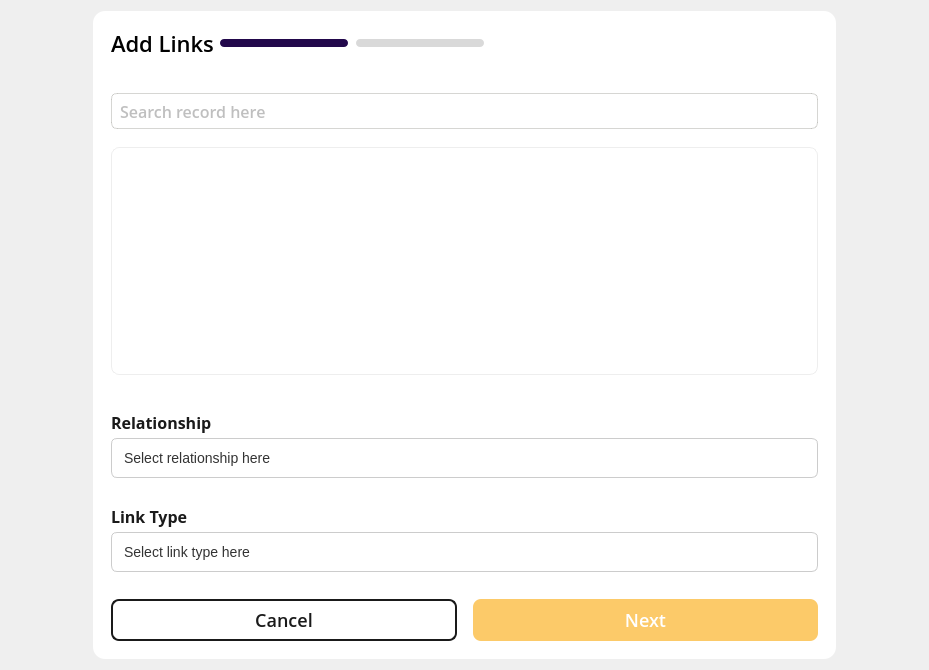
<?xml version="1.0" encoding="UTF-8"?>
<ui version="4.0">
 <class>RecordAddLinkDialog</class>
 <widget class="QDialog" name="RecordAddLinkDialog">
  <property name="geometry">
   <rect>
    <x>0</x>
    <y>0</y>
    <width>929</width>
    <height>666</height>
   </rect>
  </property>
  <property name="mouseTracking">
   <bool>true</bool>
  </property>
  <property name="windowTitle">
   <string>Dialog</string>
  </property>
  <layout class="QVBoxLayout" name="verticalLayout">
   <item alignment="Qt::AlignmentFlag::AlignHCenter|Qt::AlignmentFlag::AlignVCenter">
    <widget class="QWidget" name="dialogContainer" native="true">
     <property name="minimumSize">
      <size>
       <width>743</width>
       <height>0</height>
      </size>
     </property>
     <property name="maximumSize">
      <size>
       <width>776</width>
       <height>800</height>
      </size>
     </property>
     <property name="styleSheet">
      <string notr="true">#dialogContainer {
	border-radius: 12px;
	background-color: white;
}</string>
     </property>
     <layout class="QVBoxLayout" name="verticalLayout_2">
      <property name="spacing">
       <number>0</number>
      </property>
      <property name="leftMargin">
       <number>0</number>
      </property>
      <property name="topMargin">
       <number>0</number>
      </property>
      <property name="rightMargin">
       <number>0</number>
      </property>
      <property name="bottomMargin">
       <number>18</number>
      </property>
      <item>
       <widget class="QWidget" name="headerRow" native="true">
        <property name="minimumSize">
         <size>
          <width>0</width>
          <height>64</height>
         </size>
        </property>
        <property name="maximumSize">
         <size>
          <width>16777215</width>
          <height>64</height>
         </size>
        </property>
        <layout class="QHBoxLayout" name="horizontalLayout_3">
         <property name="leftMargin">
          <number>18</number>
         </property>
         <property name="rightMargin">
          <number>18</number>
         </property>
         <item>
          <widget class="QLabel" name="dialogTitle">
           <property name="styleSheet">
            <string notr="true">color: black;
font-family: Open Sans;
font-weight: 500;
font-size: 22px;
line-height: 30px;
letter-spacing: 0%;
</string>
           </property>
           <property name="text">
            <string>Add Links</string>
           </property>
          </widget>
         </item>
         <item>
          <widget class="QWidget" name="stepsGroup" native="true">
           <property name="styleSheet">
            <string notr="true">QPushButton {
	border-radius: 4px;
	background-color: #D9D9D9;
}

QPushButton:checked {
	border-radius: 4px;
	background-color: #22084B;
}</string>
           </property>
           <layout class="QHBoxLayout" name="horizontalLayout_2">
            <property name="spacing">
             <number>8</number>
            </property>
            <property name="leftMargin">
             <number>0</number>
            </property>
            <property name="topMargin">
             <number>0</number>
            </property>
            <property name="rightMargin">
             <number>0</number>
            </property>
            <property name="bottomMargin">
             <number>0</number>
            </property>
            <item>
             <widget class="QPushButton" name="step1Check">
              <property name="minimumSize">
               <size>
                <width>128</width>
                <height>8</height>
               </size>
              </property>
              <property name="maximumSize">
               <size>
                <width>128</width>
                <height>8</height>
               </size>
              </property>
              <property name="text">
               <string/>
              </property>
              <property name="checkable">
               <bool>true</bool>
              </property>
              <property name="checked">
               <bool>true</bool>
              </property>
              <property name="flat">
               <bool>true</bool>
              </property>
             </widget>
            </item>
            <item>
             <widget class="QPushButton" name="step2Check">
              <property name="minimumSize">
               <size>
                <width>128</width>
                <height>8</height>
               </size>
              </property>
              <property name="maximumSize">
               <size>
                <width>128</width>
                <height>8</height>
               </size>
              </property>
              <property name="text">
               <string/>
              </property>
              <property name="checkable">
               <bool>true</bool>
              </property>
              <property name="checked">
               <bool>false</bool>
              </property>
              <property name="flat">
               <bool>true</bool>
              </property>
             </widget>
            </item>
           </layout>
          </widget>
         </item>
         <item>
          <spacer name="horizontalSpacer">
           <property name="orientation">
            <enum>Qt::Orientation::Horizontal</enum>
           </property>
           <property name="sizeHint" stdset="0">
            <size>
             <width>40</width>
             <height>20</height>
            </size>
           </property>
          </spacer>
         </item>
         <item>
          <widget class="QToolButton" name="closeButton">
           <property name="text">
            <string/>
           </property>
           <property name="icon">
            <iconset resource="../../../../Resources/Resources.qrc">
             <normaloff>:/images/Project/cross-icon.svg</normaloff>:/images/Project/cross-icon.svg</iconset>
           </property>
           <property name="iconSize">
            <size>
             <width>32</width>
             <height>32</height>
            </size>
           </property>
           <property name="autoRaise">
            <bool>true</bool>
           </property>
          </widget>
         </item>
        </layout>
       </widget>
      </item>
      <item>
       <widget class="QWidget" name="step1Group" native="true">
        <property name="minimumSize">
         <size>
          <width>0</width>
          <height>0</height>
         </size>
        </property>
        <property name="styleSheet">
         <string notr="true">#summaryGroup {
	background-color:transparent;
}</string>
        </property>
        <layout class="QVBoxLayout" name="verticalLayout_3">
         <property name="spacing">
          <number>18</number>
         </property>
         <property name="leftMargin">
          <number>18</number>
         </property>
         <property name="topMargin">
          <number>18</number>
         </property>
         <property name="rightMargin">
          <number>18</number>
         </property>
         <property name="bottomMargin">
          <number>18</number>
         </property>
         <item>
          <widget class="QLineEdit" name="searchLineEdit">
           <property name="sizePolicy">
            <sizepolicy hsizetype="Expanding" vsizetype="Fixed">
             <horstretch>0</horstretch>
             <verstretch>0</verstretch>
            </sizepolicy>
           </property>
           <property name="minimumSize">
            <size>
             <width>0</width>
             <height>36</height>
            </size>
           </property>
           <property name="maximumSize">
            <size>
             <width>16777215</width>
             <height>36</height>
            </size>
           </property>
           <property name="styleSheet">
            <string notr="true">QLineEdit {
	background: white;
	font-family: 'Open Sans';
	font-size: 14px;
	padding-left: 6px;
	padding-right: 12px;
	border: 1px solid #34343426;
	border-radius: 6px;
	border-width: 1px;
	spacing:10px;
	color: #808080;
	font-family: Open Sans;
	font-weight: 500;
	font-size: 16px;
	line-height: 24px;
	letter-spacing: 0%;
}</string>
           </property>
           <property name="frame">
            <bool>false</bool>
           </property>
           <property name="placeholderText">
            <string>Search record here</string>
           </property>
           <property name="clearButtonEnabled">
            <bool>false</bool>
           </property>
          </widget>
         </item>
         <item>
          <widget class="QTableView" name="recordTableView">
           <property name="minimumSize">
            <size>
             <width>0</width>
             <height>228</height>
            </size>
           </property>
           <property name="maximumSize">
            <size>
             <width>16777215</width>
             <height>228</height>
            </size>
           </property>
           <property name="mouseTracking">
            <bool>true</bool>
           </property>
           <property name="styleSheet">
            <string notr="true">QTableView {
	color: #4D4D4D;
    border: 1px solid #eee;
    border-radius: 8px;
    background-color: white;
	font-family: Open Sans;
	font-weight: 500;
	font-size: 16px;
	line-height: 24px;
	letter-spacing: 0%;
}

QHeaderView::section {
	font-family: Open Sans;
	font-weight: 600;
	font-size: 16px;
	line-height: 24px;
	letter-spacing: 0%;
    background-color: #fafafa;
    padding: 8px;
    border: none;
    font-weight: 600;
    color: #333;
}

QTableView::item {
    padding: 12px;
    border-bottom: 1px solid #f1f1f1;
}

QTableView::item:selected {
    background-color: transparent;
}

QScrollBar {
    background: transparent;
}

QScrollBar:vertical {
    width: 6px;
    background: transparent;
}
QScrollBar::handle:vertical {
    background: #4B286D;
    border-radius: 3px;
}
QScrollBar::add-line:vertical,
QScrollBar::sub-line:vertical {
    height: 0;
}

QTableView::indicator:unchecked {
    width: 20px;
    height: 20px;
    border: 2px solid #555;
    border-radius: 4px;
    background: white;
}

QTableView::indicator:checked {
    width: 20px;
    height: 20px;
    border: 0px solid #22084B;
    border-radius: 4px;
    background-color: white;
	image: url(:/images/Record/check-icon.svg);
}</string>
           </property>
           <attribute name="horizontalHeaderVisible">
            <bool>true</bool>
           </attribute>
           <attribute name="verticalHeaderVisible">
            <bool>false</bool>
           </attribute>
          </widget>
         </item>
        </layout>
       </widget>
      </item>
      <item>
       <widget class="QWidget" name="step2Group" native="true">
        <property name="styleSheet">
         <string notr="true">QComboBox {
    border: 1px solid #cccccc;
    border-radius: 6px;
    padding: 8px 32px 8px 12px;
    font-size: 14px;
    color: #333;
    background-color: #ffffff;
}

QComboBox:focus {
    border: 2px solid #9a6aff; /* Purple focus border */
}

QComboBox:editable {
    background: white;
}

QComboBox::drop-down {
    subcontrol-origin: padding;
    subcontrol-position: top right;
    width: 24px;
    border: none;
}

QComboBox::down-arrow {
	image: url(:/images/chevron-down.svg);
    width: 16px;
    height: 16px;
}

QComboBox::down-arrow:on {
    image: url(:/images/chevron-up.svg);
}

/* Popup dropdown */
QComboBox QAbstractItemView {
    border: 1px solid #dddddd;
    border-radius: 10px;
    padding: 6px;
    background-color: #ffffff;
    selection-background-color: #f2f2f2;
    outline: none;
    font-size: 14px;
    color: #333333;
}</string>
        </property>
        <layout class="QVBoxLayout" name="verticalLayout_6">
         <property name="spacing">
          <number>18</number>
         </property>
         <property name="leftMargin">
          <number>18</number>
         </property>
         <property name="topMargin">
          <number>18</number>
         </property>
         <property name="rightMargin">
          <number>18</number>
         </property>
         <property name="bottomMargin">
          <number>18</number>
         </property>
         <item>
          <widget class="QWidget" name="relationshipFieldGroup" native="true">
           <layout class="QVBoxLayout" name="verticalLayout_5">
            <property name="spacing">
             <number>4</number>
            </property>
            <property name="leftMargin">
             <number>0</number>
            </property>
            <property name="topMargin">
             <number>0</number>
            </property>
            <property name="rightMargin">
             <number>0</number>
            </property>
            <item>
             <widget class="QLabel" name="relationshipFieldLabel">
              <property name="maximumSize">
               <size>
                <width>16777215</width>
                <height>24</height>
               </size>
              </property>
              <property name="styleSheet">
               <string notr="true">color: #1A1A1A;
font-family: Open Sans;
font-weight: 600;
font-size: 16px;
line-height: 24px;
letter-spacing: 0%;
</string>
              </property>
              <property name="text">
               <string>Relationship</string>
              </property>
             </widget>
            </item>
            <item>
             <widget class="QComboBox" name="relationshipFieldCombo">
              <property name="minimumSize">
               <size>
                <width>0</width>
                <height>40</height>
               </size>
              </property>
              <property name="maximumSize">
               <size>
                <width>16777215</width>
                <height>40</height>
               </size>
              </property>
              <property name="placeholderText">
               <string>Select relationship here</string>
              </property>
              <item>
               <property name="text">
                <string>Up</string>
               </property>
              </item>
              <item>
               <property name="text">
                <string>Down</string>
               </property>
              </item>
             </widget>
            </item>
           </layout>
          </widget>
         </item>
         <item>
          <widget class="QWidget" name="linkTypeFieldGroup" native="true">
           <layout class="QVBoxLayout" name="verticalLayout_4">
            <property name="spacing">
             <number>4</number>
            </property>
            <property name="leftMargin">
             <number>0</number>
            </property>
            <property name="topMargin">
             <number>0</number>
            </property>
            <property name="rightMargin">
             <number>0</number>
            </property>
            <item>
             <widget class="QLabel" name="linkTypeFieldLabel">
              <property name="maximumSize">
               <size>
                <width>16777215</width>
                <height>24</height>
               </size>
              </property>
              <property name="styleSheet">
               <string notr="true">color: #1A1A1A;
font-family: Open Sans;
font-weight: 600;
font-size: 16px;
line-height: 24px;
letter-spacing: 0%;
</string>
              </property>
              <property name="text">
               <string>Link Type</string>
              </property>
             </widget>
            </item>
            <item>
             <widget class="QComboBox" name="linkTypeFieldCombo">
              <property name="minimumSize">
               <size>
                <width>0</width>
                <height>40</height>
               </size>
              </property>
              <property name="maximumSize">
               <size>
                <width>16777215</width>
                <height>40</height>
               </size>
              </property>
              <property name="placeholderText">
               <string>Select link type here</string>
              </property>
              <item>
               <property name="text">
                <string>Link</string>
               </property>
              </item>
              <item>
               <property name="text">
                <string>Realizes</string>
               </property>
              </item>
              <item>
               <property name="text">
                <string>Allocates</string>
               </property>
              </item>
              <item>
               <property name="text">
                <string>Satisfies</string>
               </property>
              </item>
             </widget>
            </item>
           </layout>
          </widget>
         </item>
        </layout>
       </widget>
      </item>
      <item>
       <widget class="QWidget" name="bottomGroup" native="true">
        <property name="sizePolicy">
         <sizepolicy hsizetype="Preferred" vsizetype="Fixed">
          <horstretch>0</horstretch>
          <verstretch>0</verstretch>
         </sizepolicy>
        </property>
        <property name="minimumSize">
         <size>
          <width>0</width>
          <height>42</height>
         </size>
        </property>
        <property name="maximumSize">
         <size>
          <width>16777215</width>
          <height>42</height>
         </size>
        </property>
        <property name="styleSheet">
         <string notr="true"/>
        </property>
        <layout class="QHBoxLayout" name="horizontalLayout_6">
         <property name="spacing">
          <number>16</number>
         </property>
         <property name="leftMargin">
          <number>18</number>
         </property>
         <property name="topMargin">
          <number>0</number>
         </property>
         <property name="rightMargin">
          <number>18</number>
         </property>
         <property name="bottomMargin">
          <number>0</number>
         </property>
         <item>
          <widget class="QPushButton" name="cancelButton">
           <property name="sizePolicy">
            <sizepolicy hsizetype="Preferred" vsizetype="Preferred">
             <horstretch>0</horstretch>
             <verstretch>0</verstretch>
            </sizepolicy>
           </property>
           <property name="minimumSize">
            <size>
             <width>0</width>
             <height>42</height>
            </size>
           </property>
           <property name="maximumSize">
            <size>
             <width>16777215</width>
             <height>42</height>
            </size>
           </property>
           <property name="styleSheet">
            <string notr="true">QPushButton {
	color: #1A1A1A;
	font-family: Open Sans;
	font-weight: 500;
	font-size: 18px;
	line-height: 24px;
	letter-spacing: 0%;
	border-radius: 8px;
	border: 1.5px solid #1A1A1A
}
</string>
           </property>
           <property name="text">
            <string>Cancel</string>
           </property>
          </widget>
         </item>
         <item>
          <widget class="QPushButton" name="nextButton">
           <property name="sizePolicy">
            <sizepolicy hsizetype="Preferred" vsizetype="Fixed">
             <horstretch>0</horstretch>
             <verstretch>0</verstretch>
            </sizepolicy>
           </property>
           <property name="minimumSize">
            <size>
             <width>0</width>
             <height>42</height>
            </size>
           </property>
           <property name="maximumSize">
            <size>
             <width>16777215</width>
             <height>42</height>
            </size>
           </property>
           <property name="styleSheet">
            <string notr="true">QPushButton {
	background-color: #FCCA69;
	color: white;
	font-family: Open Sans;
	font-weight: 500;
	font-size: 18px;
	line-height: 24px;
	letter-spacing: 0%;
	border-radius: 8px;
}
</string>
           </property>
           <property name="text">
            <string>Next</string>
           </property>
          </widget>
         </item>
        </layout>
       </widget>
      </item>
     </layout>
    </widget>
   </item>
  </layout>
 </widget>
 <resources>
  <include location="../../../../Resources/Resources.qrc"/>
 </resources>
 <connections>
  <connection>
   <sender>closeButton</sender>
   <signal>clicked()</signal>
   <receiver>RecordAddLinkDialog</receiver>
   <slot>onCloseButtonClicked()</slot>
   <hints>
    <hint type="sourcelabel">
     <x>797</x>
     <y>136</y>
    </hint>
    <hint type="destinationlabel">
     <x>464</x>
     <y>329</y>
    </hint>
   </hints>
  </connection>
  <connection>
   <sender>cancelButton</sender>
   <signal>clicked()</signal>
   <receiver>RecordAddLinkDialog</receiver>
   <slot>onCloseButtonClicked()</slot>
   <hints>
    <hint type="sourcelabel">
     <x>283</x>
     <y>513</y>
    </hint>
    <hint type="destinationlabel">
     <x>464</x>
     <y>329</y>
    </hint>
   </hints>
  </connection>
  <connection>
   <sender>nextButton</sender>
   <signal>clicked()</signal>
   <receiver>RecordAddLinkDialog</receiver>
   <slot>onNextButtonClicked()</slot>
   <hints>
    <hint type="sourcelabel">
     <x>645</x>
     <y>513</y>
    </hint>
    <hint type="destinationlabel">
     <x>464</x>
     <y>329</y>
    </hint>
   </hints>
  </connection>
 </connections>
 <slots>
  <slot>onCloseButtonClicked()</slot>
  <slot>onNextButtonClicked()</slot>
  <slot>onSearchChanged(QString)</slot>
 </slots>
</ui>
